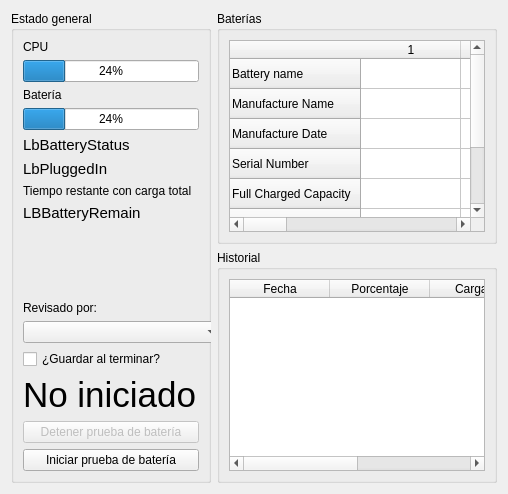
      <widget class="QWidget" name="tab_2">
       <attribute name="title">
        <string>Revisión de batería</string>
       </attribute>
       <layout class="QHBoxLayout" name="horizontalLayout_2">
        <item>
         <widget class="QGroupBox" name="groupBox_3">
          <property name="minimumSize">
           <size>
            <width>0</width>
            <height>0</height>
           </size>
          </property>
          <property name="maximumSize">
           <size>
            <width>200</width>
            <height>16777215</height>
           </size>
          </property>
          <property name="title">
           <string>Estado general</string>
          </property>
          <layout class="QVBoxLayout" name="verticalLayout_7">
           <item>
            <widget class="QLabel" name="label_23">
             <property name="text">
              <string>CPU</string>
             </property>
            </widget>
           </item>
           <item>
            <widget class="QProgressBar" name="BarCPUPercentage_2">
             <property name="value">
              <number>24</number>
             </property>
            </widget>
           </item>
           <item>
            <widget class="QLabel" name="label_8">
             <property name="text">
              <string>Batería</string>
             </property>
            </widget>
           </item>
           <item>
            <widget class="QProgressBar" name="BarBatteryPercentage_2">
             <property name="value">
              <number>24</number>
             </property>
            </widget>
           </item>
           <item>
            <widget class="QLabel" name="LbBatteryStatus">
             <property name="font">
              <font>
               <pointsize>11</pointsize>
              </font>
             </property>
             <property name="text">
              <string>LbBatteryStatus</string>
             </property>
            </widget>
           </item>
           <item>
            <widget class="QLabel" name="LbPluggedIn">
             <property name="font">
              <font>
               <pointsize>11</pointsize>
              </font>
             </property>
             <property name="text">
              <string>LbPluggedIn</string>
             </property>
            </widget>
           </item>
           <item>
            <widget class="QLabel" name="label_36">
             <property name="text">
              <string>Tiempo restante con carga total</string>
             </property>
            </widget>
           </item>
           <item>
            <widget class="QLabel" name="LbBatteryRemain">
             <property name="font">
              <font>
               <pointsize>11</pointsize>
              </font>
             </property>
             <property name="text">
              <string>LBBatteryRemain</string>
             </property>
            </widget>
           </item>
           <item>
            <spacer name="verticalSpacer_2">
             <property name="orientation">
              <enum>Qt::Vertical</enum>
             </property>
             <property name="sizeHint" stdset="0">
              <size>
               <width>20</width>
               <height>40</height>
              </size>
             </property>
            </spacer>
           </item>
           <item>
            <layout class="QVBoxLayout" name="verticalLayout_23">
             <item>
              <widget class="QLabel" name="label_37">
               <property name="text">
                <string>Revisado por:</string>
               </property>
              </widget>
             </item>
             <item>
              <widget class="QComboBox" name="CboxBatCheckedBy">
               <property name="minimumSize">
                <size>
                 <width>200</width>
                 <height>0</height>
                </size>
               </property>
               <property name="maximumSize">
                <size>
                 <width>500</width>
                 <height>16777215</height>
                </size>
               </property>
               <property name="placeholderText">
                <string>Selecciona el técnico</string>
               </property>
              </widget>
             </item>
            </layout>
           </item>
           <item>
            <widget class="QCheckBox" name="ChkBoxSaveAtEnd">
             <property name="text">
              <string>¿Guardar al terminar?</string>
             </property>
            </widget>
           </item>
           <item>
            <widget class="QLabel" name="LBTimeElapsed">
             <property name="font">
              <font>
               <pointsize>26</pointsize>
               <bold>false</bold>
              </font>
             </property>
             <property name="text">
              <string>No iniciado</string>
             </property>
            </widget>
           </item>
           <item>
            <widget class="QPushButton" name="BtnStopBatteryTest">
             <property name="enabled">
              <bool>false</bool>
             </property>
             <property name="text">
              <string>Detener prueba de batería</string>
             </property>
            </widget>
           </item>
           <item>
            <widget class="QPushButton" name="BtnStartBatteryTest">
             <property name="text">
              <string>Iniciar prueba de batería</string>
             </property>
            </widget>
           </item>
          </layout>
         </widget>
        </item>
        <item>
         <layout class="QVBoxLayout" name="verticalLayout_13">
          <item>
           <widget class="QGroupBox" name="groupBox_4">
            <property name="title">
             <string>Baterías</string>
            </property>
            <layout class="QVBoxLayout" name="verticalLayout_5">
             <item>
              <widget class="QTableWidget" name="TableBatteryInfo">
               <property name="enabled">
                <bool>true</bool>
               </property>
               <property name="autoScrollMargin">
                <number>16</number>
               </property>
               <property name="editTriggers">
                <set>QAbstractItemView::NoEditTriggers</set>
               </property>
               <property name="columnCount">
                <number>5</number>
               </property>
               <row>
                <property name="text">
                 <string>Battery name</string>
                </property>
               </row>
               <row>
                <property name="text">
                 <string>Manufacture Name</string>
                </property>
               </row>
               <row>
                <property name="text">
                 <string>Manufacture Date</string>
                </property>
               </row>
               <row>
                <property name="text">
                 <string>Serial Number</string>
                </property>
               </row>
               <row>
                <property name="text">
                 <string>Full Charged Capacity</string>
                </property>
               </row>
               <row>
                <property name="text">
                 <string>Designed Capacity</string>
                </property>
               </row>
               <row>
                <property name="text">
                 <string>Battery Health</string>
                </property>
               </row>
               <row>
                <property name="text">
                 <string>Cycles</string>
                </property>
               </row>
               <column>
                <property name="text">
                 <string>1</string>
                </property>
               </column>
               <column/>
               <column/>
               <column/>
               <column/>
              </widget>
             </item>
            </layout>
           </widget>
          </item>
          <item>
           <widget class="QGroupBox" name="groupBox">
            <property name="title">
             <string>Historial</string>
            </property>
            <layout class="QVBoxLayout" name="verticalLayout_4">
             <item>
              <widget class="QTableWidget" name="TableBatteryLog">
               <property name="editTriggers">
                <set>QAbstractItemView::NoEditTriggers</set>
               </property>
               <column>
                <property name="text">
                 <string>Fecha</string>
                </property>
               </column>
               <column>
                <property name="text">
                 <string>Porcentaje</string>
                </property>
               </column>
               <column>
                <property name="text">
                 <string>Cargador</string>
                </property>
               </column>
               <column>
                <property name="text">
                 <string>CPU(%)</string>
                </property>
               </column>
              </widget>
             </item>
            </layout>
           </widget>
          </item>
         </layout>
        </item>
       </layout>
      </widget>
